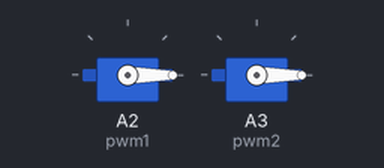
Bench run of a program on a simulated CircuitPython board. On the bench: 2 × servo.

Above: at 0.05 s.
At 0.9 s:
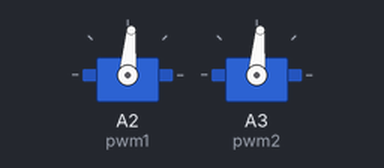
At 1.75 s:
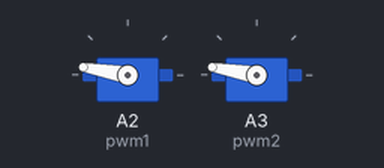
At 3.45 s:
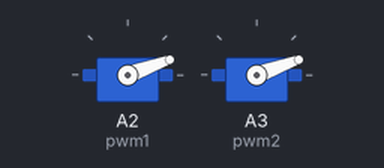
Timing chart, 0 to 8.3 s (numbered marks = the images above):
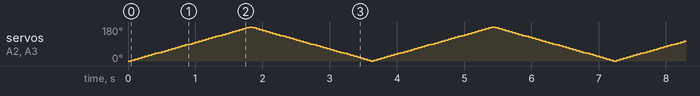

The program:

lesson08-servos.py
```python
import time
import board
import pulseio
from adafruit_motor import servo

# I got the adafruit_motor library here: https://github.com/adafruit/Adafruit_CircuitPython_Motor/releases/

# CPX has PWM on the following pins: A1, A2, A3, A6, A8, A9
# There is NO PWM on: A0, A4, A5, A7

# create two PWMOut objects on pins A2 and A3
pwm1 = pulseio.PWMOut(board.A2, duty_cycle=0, frequency=50)
pwm2 = pulseio.PWMOut(board.A3, duty_cycle=0, frequency=50)

# Create two servo objects, servo1 and servo2
servo1 = servo.Servo(pwm1)
servo2 = servo.Servo(pwm2)

while True:
    for angle in range(0, 180, 5):  # 0 - 180 degrees, 5 degrees at a time.
        servo1.angle = angle
        servo2.angle = angle
        time.sleep(0.05)
    for angle in range(180, 0, -5): # 180 - 0 degrees, 5 degrees at a time.
        servo1.angle = angle
        servo2.angle = angle
        time.sleep(0.05)
```
